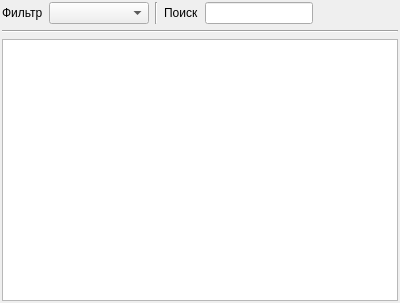
<?xml version="1.0" encoding="UTF-8"?>
<ui version="4.0">
 <class>CompanyView</class>
 <widget class="QWidget" name="CompanyView">
  <property name="geometry">
   <rect>
    <x>0</x>
    <y>0</y>
    <width>400</width>
    <height>303</height>
   </rect>
  </property>
  <property name="windowTitle">
   <string>Form</string>
  </property>
  <layout class="QVBoxLayout" name="verticalLayout">
   <property name="margin">
    <number>2</number>
   </property>
   <item>
    <layout class="QHBoxLayout" name="horizontalLayout">
     <item>
      <widget class="QLabel" name="label">
       <property name="text">
        <string>Фильтр</string>
       </property>
      </widget>
     </item>
     <item>
      <widget class="QComboBox" name="filter">
       <property name="minimumSize">
        <size>
         <width>100</width>
         <height>0</height>
        </size>
       </property>
      </widget>
     </item>
     <item>
      <widget class="Line" name="line">
       <property name="orientation">
        <enum>Qt::Vertical</enum>
       </property>
      </widget>
     </item>
     <item>
      <widget class="QLabel" name="label_2">
       <property name="text">
        <string>Поиск</string>
       </property>
      </widget>
     </item>
     <item>
      <widget class="QLineEdit" name="lineEdit"/>
     </item>
     <item>
      <spacer name="horizontalSpacer">
       <property name="orientation">
        <enum>Qt::Horizontal</enum>
       </property>
       <property name="sizeHint" stdset="0">
        <size>
         <width>40</width>
         <height>20</height>
        </size>
       </property>
      </spacer>
     </item>
    </layout>
   </item>
   <item>
    <widget class="Line" name="line_2">
     <property name="orientation">
      <enum>Qt::Horizontal</enum>
     </property>
    </widget>
   </item>
   <item>
    <widget class="EntityTable" name="table"/>
   </item>
  </layout>
 </widget>
 <customwidgets>
  <customwidget>
   <class>EntityTable</class>
   <extends>QTableView</extends>
   <header>widgets/entitytable.h</header>
  </customwidget>
 </customwidgets>
 <resources/>
 <connections/>
</ui>
